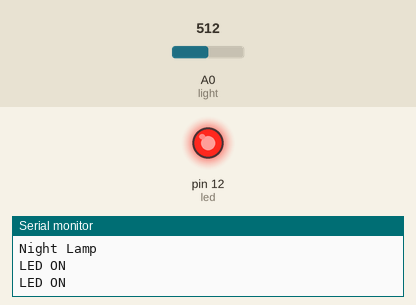
Recording of a sketch running on a simulated Arduino Uno, built with avr-gcc and run on an emulated ATmega328P. Shown: output pins drawn as LEDs (lit = HIGH), the last lines printed to the serial monitor. The inputs (shaded band) are chosen by the test bench; at power-on: A0 (light) = 512.

Above: at 1.8 s.
1.9 s: A0 (light) set to 12
3.4 s: A0 (light) set to 9
At 5.1 s:
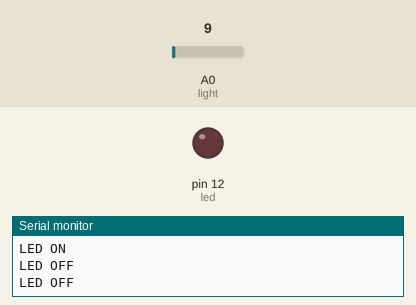
5.5 s: A0 (light) set to 122
At 6.6 s:
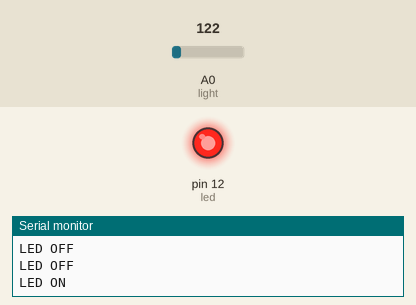
7.5 s: A0 (light) set to 0
At 9.4 s:
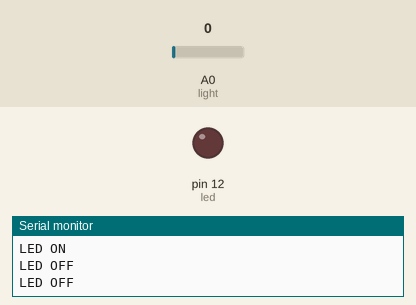
Timing chart, 0 to 10.5 s (numbered marks = the images above; inputs shaded):
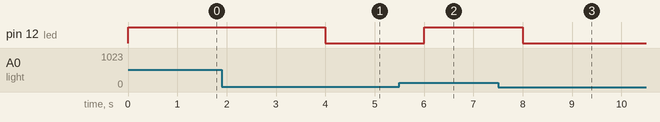

Measured:
- the behaviour switches between 11 and 10 on A0 (light) (found by bisection; images 0 and 1)
- after the input at 3.4 s, pin 12 (led): HIGH → LOW after 0.60 s
- after the input at 5.5 s, pin 12 (led): LOW → HIGH after 0.50 s
- after the input at 7.5 s, pin 12 (led): HIGH → LOW after 0.50 s

The sketch:

sketch.ino
```cpp
 // Define the pin numbers for the LED and LDR (Light Dependent Resistor)
#define led 12
#define light A0

// Set the darkness threshold to determine when to turn on the LED
int darknessThreshold = 10;

void setup() {
  // Set the pin modes for the LED and LDR
  pinMode(light, INPUT);
  pinMode(led, OUTPUT);

  // Initialize serial communication for debugging
  Serial.begin(115200);

  // Print a message to the serial monitor
  Serial.println("Night Lamp");
}

void loop() {
  // Read the analog value from the LDR (Light Dependent Resistor)
  int LDR_status = analogRead(light);

  // Check if the LDR value is above the darkness threshold
  if (LDR_status > darknessThreshold) {
    // If it is bright, turn on the LED
    digitalWrite(led, HIGH);
    Serial.println("LED ON");
  } else {
    // If it is dark, turn off the LED
    digitalWrite(led, LOW);
    Serial.println("LED OFF");
  }

  // Delay for a short period to avoid rapid changes in LED state
  delay(1000);
}
```
